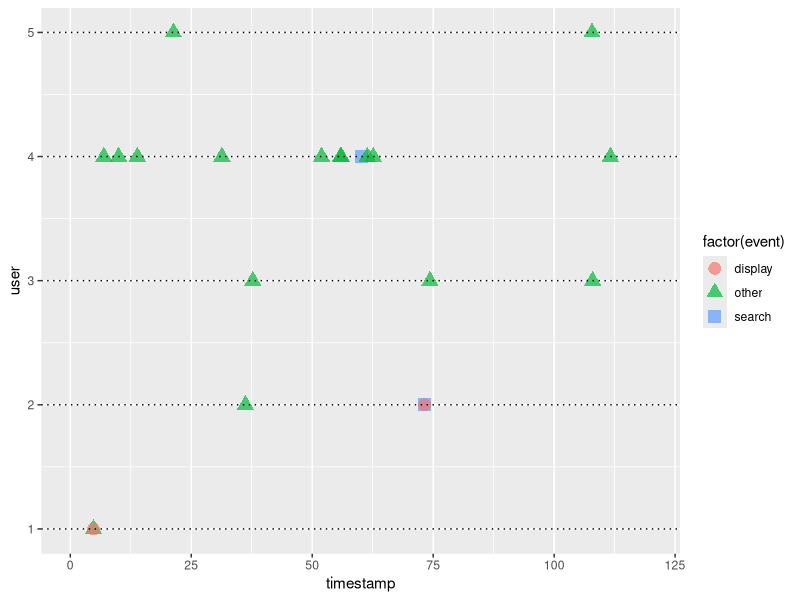

Generate this figure with R:
## ---- chunk 1
suppressMessages(library(MASS))
suppressMessages(library(dplyr))
suppressMessages(library(xtable))
options(xtable.comment = FALSE)
suppressMessages(library(ggplot2))
knitr::opts_chunk$set(cache = T)
## ---- chunk 2
ad_types <- c("search", "display", "other", "purchase")
K <- length(ad_types)
alpha_mean <- matrix(c(2.817, 0.0860, 0.5381, 0.6167,
                      0.1614, 1.7818, 0.2055, 0.0845,
                      0.4647, 0.1270, 8.0526, 0.8384), nrow = 3, ncol = 4)
row.names(alpha_mean) <- ad_types[1:3]
colnames(alpha_mean) <- ad_types

alpha_sd <- matrix(c(0.1765, 0.0214, 0.0562, 0.0633,
                      0.0496, 0.2314, 0.0572, 0.0347,
                      0.0654, 0.0367, 0.4117, 0.0867), nrow = 3, ncol = 4)

beta_mean <- c(34.0188, 46.8854, 51.5114)
beta_sd <- c(1.7426, 4.9370, 2.3241)
names(beta_mean) <- ad_types[1:3]

theta_mu_mean <- c(-5.3926, -6.1027, -5.8063, -9.7704) 
theta_mu_sd <- c(0.0166, 0.0212, 0.0221, 0.0762) 
names(theta_mu_mean) <- ad_types
names(theta_mu_sd) <- ad_types

Sigma_mu_mean <- matrix(c(0.4584, -0.1197, -0.4942, 0.2256,
                     -0.1197, 0.5934, -0.3380, -0.4157,
                     -0.4942, -0.3380, 1.0014, 0.0762,
                     0.2256, -0.4157, 0.0762, 2.3914), nrow = 4, ncol = 4)

Sigma_mu_sd <- matrix(c(0.0246, -0.0212, 0.0257, 0.1228,
                     0.0212, 0.0335, 0.0304, 0.1665,
                     0.0257, 0.0304, 0.0365, 0.2440,
                     0.1228, 0.1665, 0.2440, 0.2575), nrow = 4, ncol = 4)

row.names(Sigma_mu_mean) <- ad_types
colnames(Sigma_mu_mean) <- ad_types
  
psi_mean <- c(-0.5664, -0.7556, -0.6235, 0.2787)
psi_sd <- c(0.1228, 0.2348, 0.1229, 0.2160)
names(psi_mean) <- ad_types
names(psi_sd) <- ad_types

first_click_prob <- c(1199, 418, 811) %>% prop.table()
## ---- chunk 3
knitr::kable(alpha_mean, caption = "alpha", escape = F)
## ---- chunk 4
knitr::kable(beta_mean, caption = "beta", escape = F)
## ---- chunk 5
knitr::kable(theta_mu_mean, caption = "theta", escape = F)
## ---- chunk 6
knitr::kable(Sigma_mu_mean, caption = "Sigma", escape = F)
## ---- chunk 7
knitr::kable(psi_mean, caption = "psi", escape = F)
## ---- chunk 8
gammaShRaFromMeanSD <- function( mean , sd ) {
  if ( mean <=0 ) stop("mean must be > 0")
  if ( sd <=0 ) stop("sd must be > 0")
  shape = mean^2/sd^2
  rate = mean/sd^2
  return( list( shape=shape , rate=rate ) )
}

draw_params <- function() {
  alpha <- matrix(nrow = nrow(alpha_mean), ncol = ncol(alpha_mean))
  for(j in c(1:nrow(alpha_mean))) {
    for(k in c(1:ncol(alpha_mean))) {
      gam <- gammaShRaFromMeanSD(mean = alpha_mean[j,k], sd = alpha_sd[j,k])
      alpha[j,k] <- rgamma(n=1, shape = gam$shape, rate = gam$rate)
    }
  }
  
  beta <- numeric()
  for(j in c(1:length(beta_mean))) {
      gam <- gammaShRaFromMeanSD(mean = beta_mean[j], sd = beta_sd[j])
      beta[j] <- rgamma(n=1, shape = gam$shape, rate = gam$rate)
  }
  
  # TODO: check if we can use diagonal of sd here 
  # Under the assumption that all psi_ks are independet we can sample with the diagonal of sds, in appendix they calculate psi with the Identity matrix which assumes independence!
  psi <- mvrnorm(mu = psi_mean, 
                 Sigma = psi_sd * diag(nrow = length(psi_sd)))
  # TODO: check if we can use diagonal of sd here 
  theta_mu <- mvrnorm(mu = theta_mu_mean, 
                     Sigma = theta_mu_sd * diag(nrow = length(theta_mu_sd)))
  # TODO: Check how to draw from IW dist. using mean and sd
  Sigma_mu <- Sigma_mu_mean
  mu <- exp(mvrnorm(mu = theta_mu, Sigma = Sigma_mu))
  list(alpha = alpha, beta = beta, psi = psi, 
       theta_mu = theta_mu, Sigma_mu = Sigma_mu, mu = mu)
}
## ---- chunk 9
T <- 120
## ---- chunk 10
simulate_user_clickstream <- function(alpha, beta, psi, theta_mu, Sigma_mu, mu) {
  t = 0; n = 0; n_K = 0; m = c(alpha[j_0,] + mu) %>% sum; j = integer(); t_j = numeric()
  
  hist_intensity_decay <- function(a, b, events, current_time, event_times) {
    result <- numeric(K)
    names(result) <- ad_types
    if(length(events) == 0) return(result)
    
    for(k in 1:K){
      for(idx in 1:length(events)){
        j_l <- events[idx]
        if(j_l != K) { # do not consider purchases (K) here
          result[k] <- result[k] + 
            alpha[j_l, k] * exp(-1 * beta[j_l] * (t - event_times[idx]))
        }
      }
    }
    return(result)
  }

  repeat {
    s <- rexp(n = 1, rate = m)
    t <- t + s
    if(!is.nan(t) && t < T){
      lambda <- mu * exp(psi*n_K) + alpha[j_0, ] * exp(-1 * beta[j_0] * t)
      lambda <- lambda + hist_intensity_decay(alpha, beta, j, t, t_j)
      U <- runif(n = 1)
      if(U <= sum(lambda) / m){
        n <- n + 1
        t_j[n] <- t
        j[n] <- which(rmultinom(n = 1, size = 1, 
                                prob = lambda/sum(lambda))[,1] %in% c(1)) 
        if(j[n] == K) { # if purchase
          n_K <- n_K + 1
          m <- sum(lambda - mu * exp(psi * (n_K -1)) + mu * exp(psi * n_K))
        } else {
          m <- sum(lambda + alpha[j[n], ])
        }
      } else {
        m <- sum(lambda)
      }
    }
    
    if(t > T) return(list(timestamp = t_j, event = ad_types[j]))
  }
}

## ---- chunk 11
j_0 <- sample(length(ad_types) - 1, size = 1, prob = first_click_prob)
params <- draw_params()
data <- do.call(simulate_user_clickstream, params)
## ---- chunk 12
xtable(data.frame(time = data$timestamp, event = data$event), caption = "Simulated click stream")
## ---- chunk 13
sim_cnt <- 5
## ---- chunk 14
users <- data.frame()
for(i in 1:sim_cnt) {
  j_0 <- sample(length(ad_types) - 1, size = 1, prob = first_click_prob)
  params <- draw_params()
  data <- do.call(simulate_user_clickstream, params)
  users <- users %>% 
    rbind(data_frame(user = rep.int(i, length(data$event)), 
                     event = data$event, 
                     timestamp=data$timestamp))
}
## ---- chunk 15
ggplot(users, aes(x = timestamp, y = user, 
                  label = event, color = factor(event), 
                  shape = factor(event),
                  xmax = T)) +
  geom_point(size = 4, alpha = .7) +
  geom_hline(aes(yintercept = user), lty="dotted") + 
  xlim(0, T)
